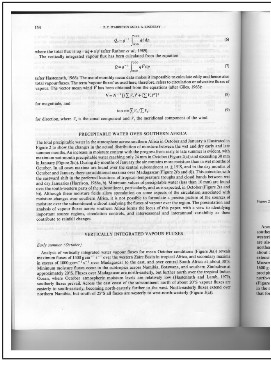
#> input picture Lab 03/lab3 Images/B1.png, 271 x 365 px; its folder holds only this picture in this run
$ python Task2.py
#> lines starting #> are read from the running program, lines starting #| are printed output that depends on the picture
import cv2, glob, os
import numpy as np
import matplotlib.pyplot as plt

IMAGES_PATH = "../lab3 Images"

def Histogram(image):
#> called with image = '../lab3 Images/B1.png'
	gray_image = cv2.cvtColor(cv2.imread(image), cv2.COLOR_BGR2GRAY)
#> gray_image: shape (365, 271); min 20, max 255, mean 214.8
	image_array = np.array(gray_image)
	elements, counts = np.unique(image_array, return_counts = True)
#> elements = 235 values from 20 to 255; counts = 235 values, max 7378 at index 234, min 1 at index 1, mean 420.9
	# print("Counts", counts)
	plt.bar(elements, counts)
	if not os.path.exists(IMAGES_PATH + "/Histograms/"):
		os.makedirs(IMAGES_PATH + "/Histograms/")

	plt.savefig(IMAGES_PATH + "/Histograms/Histogram_" + image.split('/')[-1].split('.')[0] + ".png", dpi = 100)
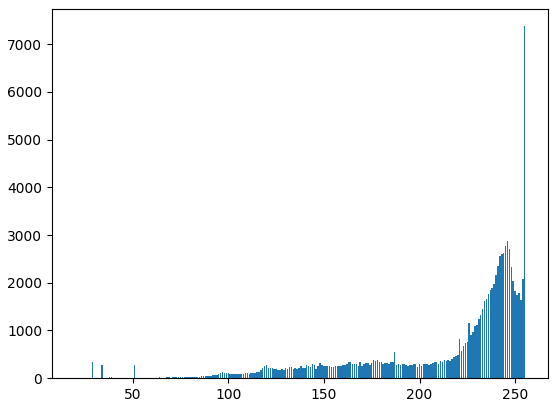
#> figure drawn by matplotlib, 1 panel; tallest bar 7378 high, from x = 254.6 to 255.4
	plt.show()

def main():
	for file_name in glob.glob(IMAGES_PATH + "/*.*"):
		Histogram(file_name)

if __name__ == '__main__':
	main()

$ run again, on Lab 03/lab3 Images/XY-cutss.png
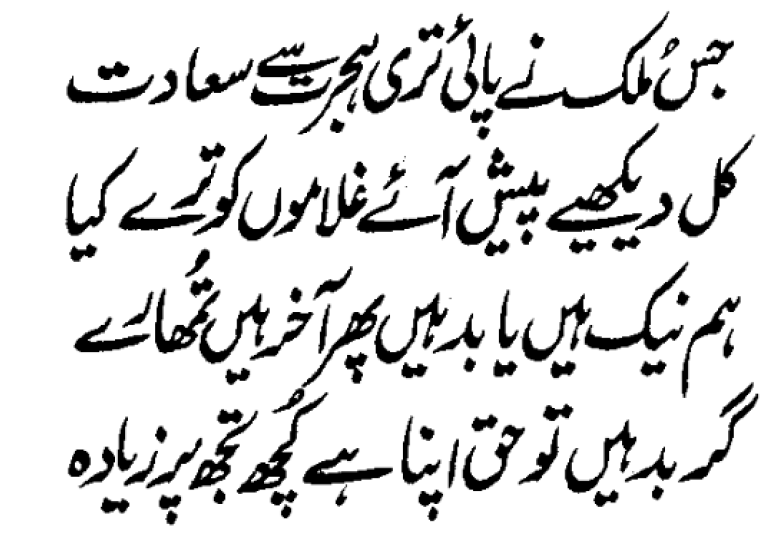
#> input picture Lab 03/lab3 Images/XY-cutss.png, 769 x 534 px
#> elements = 256 values from 0 to 255; counts = 256 values, max 329076 at index 255, min 71 at index 140, mean 1604.1
#> in Histogram, `plt.savefig(IMAGES_PATH + "/Histograms/Histogram_" + image.split('/')[..`:
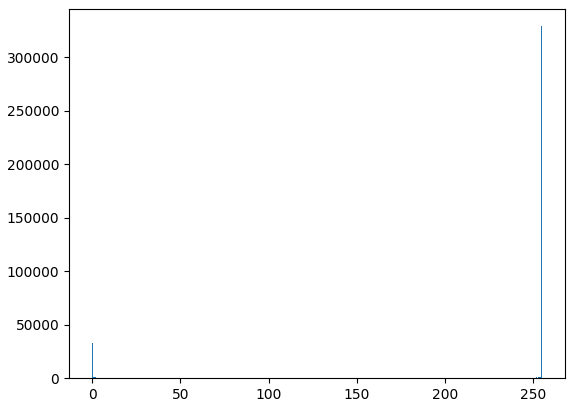
#> figure drawn by matplotlib, 1 panel; tallest bar 329076 high, from x = 254.6 to 255.4

$ run again, on Lab 03/lab3 Images/B2.jpg
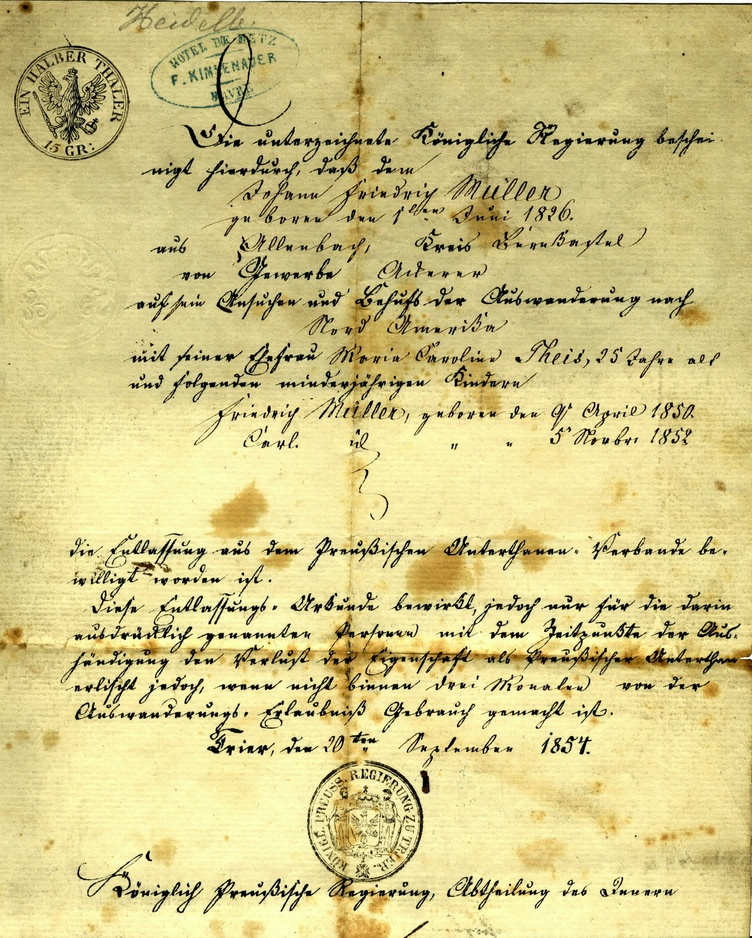
#> input picture Lab 03/lab3 Images/B2.jpg, 752 x 938 px, shrunk from 2258 x 2814 before the run
#> in Histogram, `gray_image = cv2.cvtColor(cv2.imread(image), cv2.COLOR_BGR2GRAY)`:
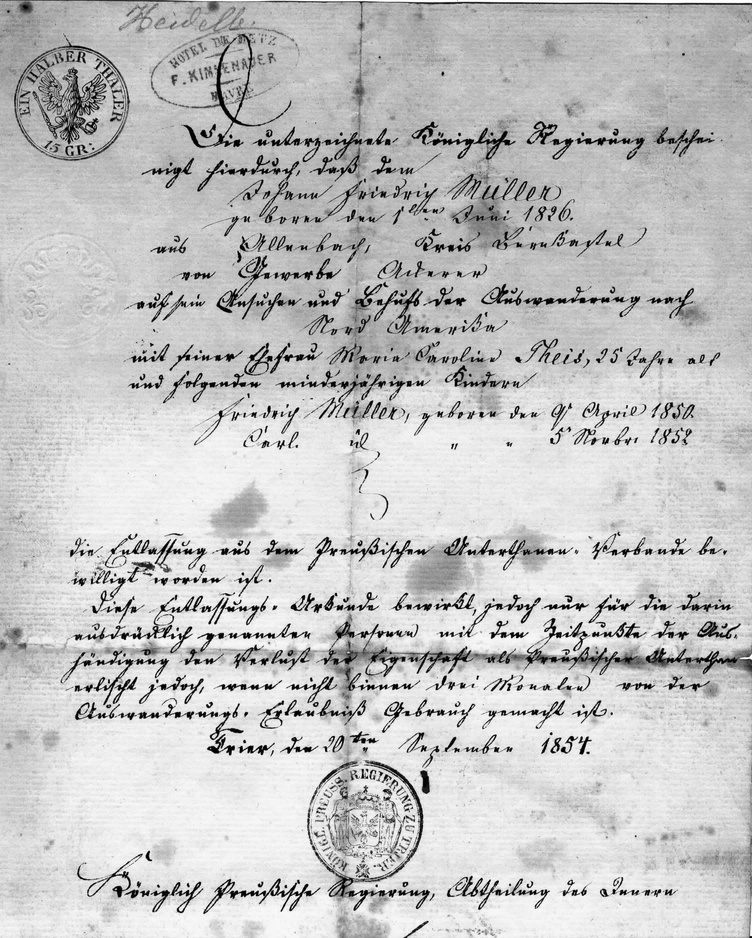
#> gray_image: shape (938, 752); min 0, max 255, mean 195.3
#> elements = 256 values from 0 to 255; counts = 256 values, max 12918 at index 233, min 60 at index 0, mean 2755.4
#> in Histogram, `plt.savefig(IMAGES_PATH + "/Histograms/Histogram_" + image.split('/')[..`:
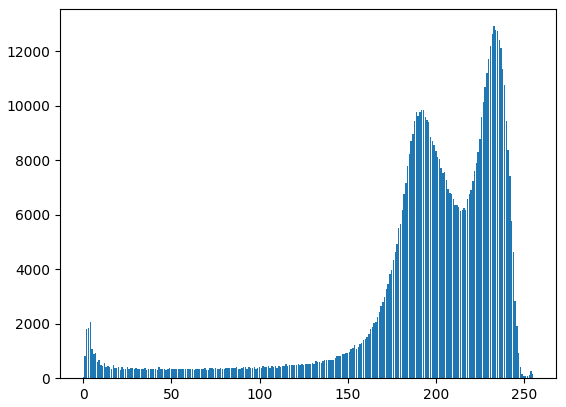
#> figure drawn by matplotlib, 1 panel; tallest bar 12918 high, from x = 232.6 to 233.4

$ run again, on Lab 03/lab3 Images/B3.jpg
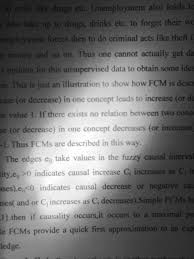
#> input picture Lab 03/lab3 Images/B3.jpg, 194 x 259 px
#> elements = 243 values from 12 to 255; counts = 243 values, max 713 at index 41, min 2 at index 0, mean 206.8
#> in Histogram, `plt.savefig(IMAGES_PATH + "/Histograms/Histogram_" + image.split('/')[..`:
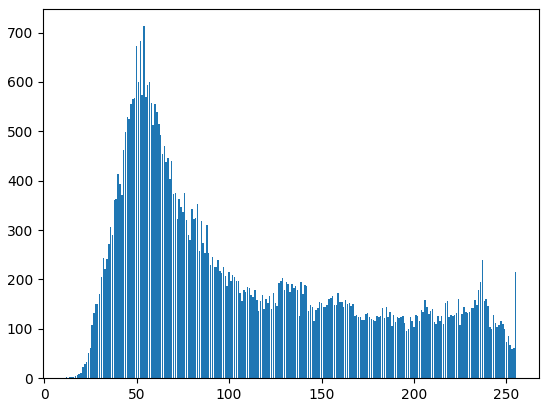
#> figure drawn by matplotlib, 1 panel; tallest bar 713 high, from x = 53.6 to 54.4

$ run again, on Lab 03/lab3 Images/XY-cuts.png
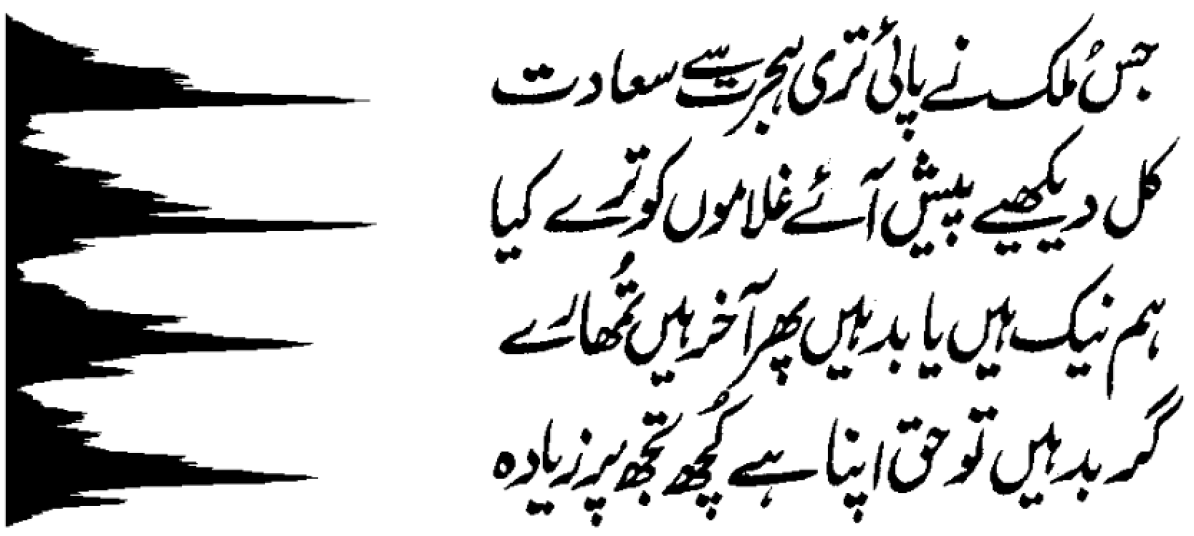
#> input picture Lab 03/lab3 Images/XY-cuts.png, 1194 x 536 px
#> elements = 256 values from 0 to 255; counts = 256 values, max 496492 at index 255, min 73 at index 140, mean 2499.9
#> in Histogram, `plt.savefig(IMAGES_PATH + "/Histograms/Histogram_" + image.split('/')[..`:
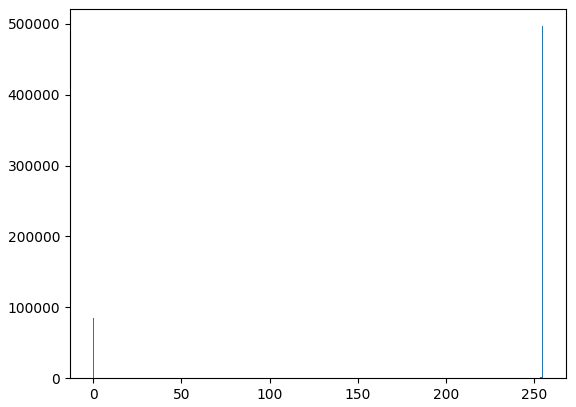
#> figure drawn by matplotlib, 1 panel; tallest bar 496492 high, from x = 254.6 to 255.4
